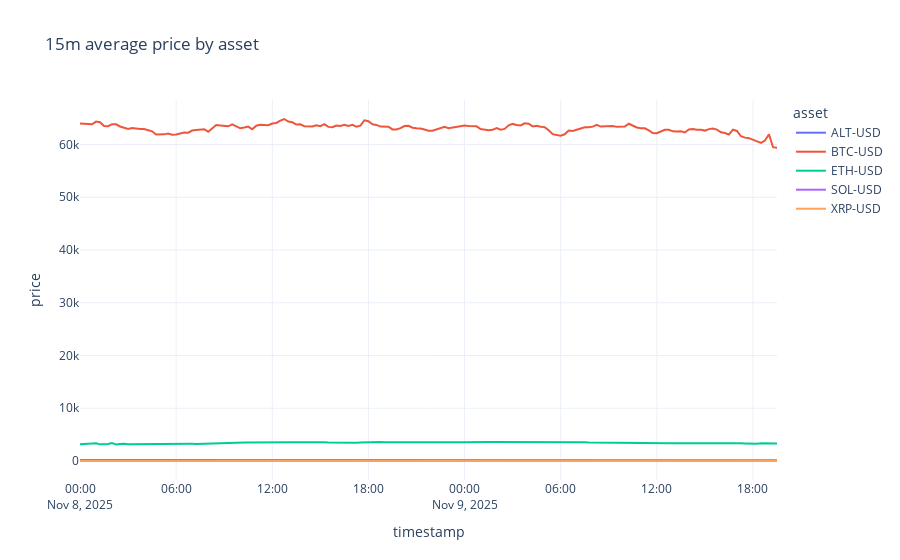

The cell this chart's notebook holds for it:
### Markdown cell above
### Cross-Asset Price Curves
15-minute average price per asset. Look for sharp deviations or assets leading others, which may align with pump/dump or divergence alerts.

### Code cell
import plotly.express as px

price_series = trades.set_index('timestamp').groupby('asset')['price'].resample('15min').mean().dropna().reset_index()
fig = px.line(price_series, x='timestamp', y='price', color='asset', title='15m average price by asset')
fig.update_layout(template='plotly_white')
fig

### Figure 1 — Plotly figure (JSON) as saved in the notebook; plotly's stock layout.template omitted (floating-point values rounded to 4 significant figures; data arrays with more than 128 entries replaced by an {"elided": "..."} marker saying what was removed)
{"data": [{"hovertemplate": "asset=ALT-USD<br>timestamp=%{x}<br>price=%{y}<extra></extra>", "legendgroup": "ALT-USD", "line": {"color": "#636efa", "dash": "solid"}, "marker": {"symbol": "circle"}, "mode": "lines", "name": "ALT-USD", "orientation": "v", "showlegend": true, "type": "scatter", "x": {"elided": "153 str values"}, "xaxis": "x", "y": {"elided": "153 float values"}, "yaxis": "y"}, {"hovertemplate": "asset=BTC-USD<br>timestamp=%{x}<br>price=%{y}<extra></extra>", "legendgroup": "BTC-USD", "line": {"color": "#EF553B", "dash": "solid"}, "marker": {"symbol": "circle"}, "mode": "lines", "name": "BTC-USD", "orientation": "v", "showlegend": true, "type": "scatter", "x": {"elided": "175 str values"}, "xaxis": "x", "y": {"elided": "175 float values"}, "yaxis": "y"}, {"hovertemplate": "asset=ETH-USD<br>timestamp=%{x}<br>price=%{y}<extra></extra>", "legendgroup": "ETH-USD", "line": {"color": "#00cc96", "dash": "solid"}, "marker": {"symbol": "circle"}, "mode": "lines", "name": "ETH-USD", "orientation": "v", "showlegend": true, "type": "scatter", "x": {"elided": "174 str values"}, "xaxis": "x", "y": {"elided": "174 float values"}, "yaxis": "y"}, {"hovertemplate": "asset=SOL-USD<br>timestamp=%{x}<br>price=%{y}<extra></extra>", "legendgroup": "SOL-USD", "line": {"color": "#ab63fa", "dash": "solid"}, "marker": {"symbol": "circle"}, "mode": "lines", "name": "SOL-USD", "orientation": "v", "showlegend": true, "type": "scatter", "x": {"elided": "172 str values"}, "xaxis": "x", "y": {"elided": "172 float values"}, "yaxis": "y"}, {"hovertemplate": "asset=XRP-USD<br>timestamp=%{x}<br>price=%{y}<extra></extra>", "legendgroup": "XRP-USD", "line": {"color": "#FFA15A", "dash": "solid"}, "marker": {"symbol": "circle"}, "mode": "lines", "name": "XRP-USD", "orientation": "v", "showlegend": true, "type": "scatter", "x": {"elided": "152 str values"}, "xaxis": "x", "y": {"elided": "152 float values"}, "yaxis": "y"}], "layout": {"legend": {"title": {"text": "asset"}, "tracegroupgap": 0}, "title": {"text": "15m average price by asset"}, "xaxis": {"anchor": "y", "domain": [0, 1], "title": {"text": "timestamp"}}, "yaxis": {"anchor": "x", "domain": [0, 1], "title": {"text": "price"}}}}
